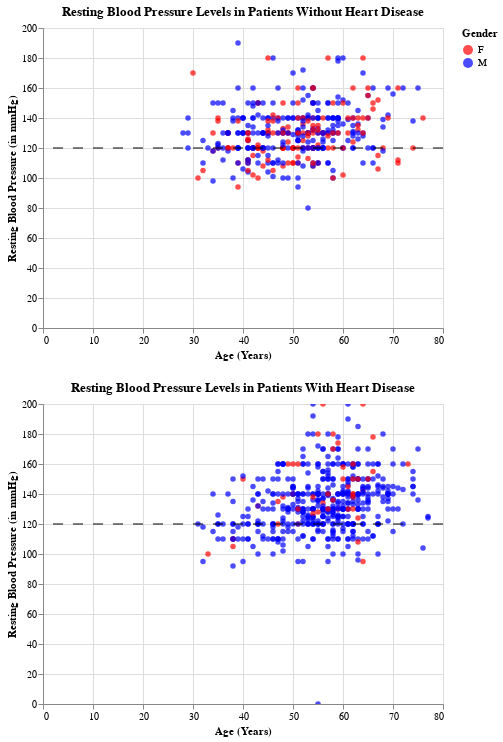

Write notebook code for a chart like this one.
### Code cell
nhd = alt.Chart(data).mark_circle().encode(x=alt.X('Age', title = 'Age (Years)'), y=alt.Y('RestingBP', title='Resting Blood Pressure (in mmHg)'),
                                           color=alt.Color('Sex', scale=alt.Scale(range=['red', 'blue'])),
                                           tooltip= [alt.Tooltip('Age'), alt.Tooltip('Sex', title='Gender'), alt.Tooltip('RestingBP', title='Resting Blood Pressure')]
                                           ).transform_filter(
    alt.FieldEqualPredicate(field='HeartDisease', equal=0)
).properties(title='Resting Blood Pressure Levels in Patients Without Heart Disease').interactive()

hd = alt.Chart(data).mark_circle().encode(x=alt.X('Age', title = 'Age (Years)'), y=alt.Y('RestingBP', title='Resting Blood Pressure (in mmHg)'),
                                          color=alt.Color('Sex', title='Gender', scale=alt.Scale(range=['red', 'blue'])),
                                          tooltip= [alt.Tooltip('Age'), alt.Tooltip('Sex', title='Gender'), alt.Tooltip('RestingBP', title='Resting Blood Pressure')]
                                           ).transform_filter(
    alt.FieldEqualPredicate(field='HeartDisease', equal=1)
).properties(title='Resting Blood Pressure Levels in Patients With Heart Disease').interactive()

threshold = alt.Chart(pd.DataFrame({'y': [120]})).mark_rule(strokeDash=[10,10]).encode(y='y')

alt.vconcat(nhd + threshold, hd + threshold)

### Figure 1 — Vega-Lite specification as saved in the notebook (floating-point values rounded to 4 significant figures; data arrays with more than 128 entries replaced by an {"elided": "..."} marker saying what was removed)
{"config": {"view": {"continuousWidth": 400, "continuousHeight": 300}}, "vconcat": [{"layer": [{"data": {"name": "data-5ee510a4fa3be15e178280ef331a3bfd"}, "mark": "circle", "encoding": {"color": {"field": "Sex", "scale": {"range": ["red", "blue"]}, "type": "nominal"}, "tooltip": [{"field": "Age", "type": "quantitative"}, {"field": "Sex", "title": "Gender", "type": "nominal"}, {"field": "RestingBP", "title": "Resting Blood Pressure", "type": "quantitative"}], "x": {"field": "Age", "title": "Age (Years)", "type": "quantitative"}, "y": {"field": "RestingBP", "title": "Resting Blood Pressure (in mmHg)", "type": "quantitative"}}, "selection": {"selector011": {"type": "interval", "bind": "scales", "encodings": ["x", "y"]}}, "title": "Resting Blood Pressure Levels in Patients Without Heart Disease", "transform": [{"filter": {"equal": 0, "field": "HeartDisease"}}]}, {"data": {"name": "data-1d1e9e6b51d59a250373f578f33a7bac"}, "mark": {"type": "rule", "strokeDash": [10, 10]}, "encoding": {"y": {"field": "y", "type": "quantitative"}}}]}, {"layer": [{"data": {"name": "data-5ee510a4fa3be15e178280ef331a3bfd"}, "mark": "circle", "encoding": {"color": {"field": "Sex", "scale": {"range": ["red", "blue"]}, "title": "Gender", "type": "nominal"}, "tooltip": [{"field": "Age", "type": "quantitative"}, {"field": "Sex", "title": "Gender", "type": "nominal"}, {"field": "RestingBP", "title": "Resting Blood Pressure", "type": "quantitative"}], "x": {"field": "Age", "title": "Age (Years)", "type": "quantitative"}, "y": {"field": "RestingBP", "title": "Resting Blood Pressure (in mmHg)", "type": "quantitative"}}, "selection": {"selector012": {"type": "interval", "bind": "scales", "encodings": ["x", "y"]}}, "title": "Resting Blood Pressure Levels in Patients With Heart Disease", "transform": [{"filter": {"equal": 1, "field": "HeartDisease"}}]}, {"data": {"name": "data-1d1e9e6b51d59a250373f578f33a7bac"}, "mark": {"type": "rule", "strokeDash": [10, 10]}, "encoding": {"y": {"field": "y", "type": "quantitative"}}}]}], "$schema": "https://vega.github.io/schema/vega-lite/v4.17.0.json", "datasets": {"data-5ee510a4fa3be15e178280ef331a3bfd": {"elided": "918 records"}, "data-1d1e9e6b51d59a250373f578f33a7bac": [{"y": 120}]}}
